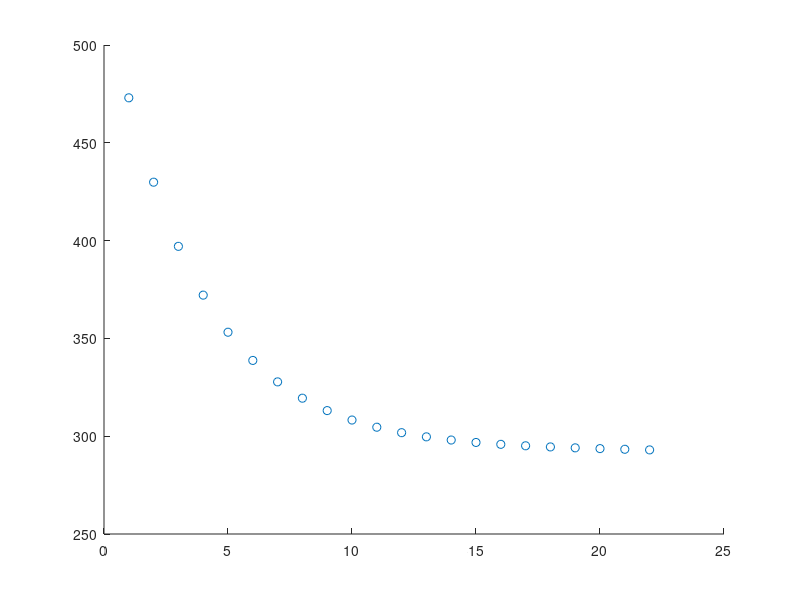

Reproduce this figure in MATLAB.
clc % czysci command window
clear all % zabija zmienne
close all % 

h_c = 40;
P = 0.0157;
k = 240;
A_c = 1.964 * power(10, -5);
L = 0.5;
T_0 = 473;
T_L = 293;
T_s = 293;
Beta = h_c*P/k/A_c;


rozmiar = 20;
h = L/(rozmiar+1);

for i=1:rozmiar
    for j = 1:rozmiar
        if(i==j)
            A(i, j) = -(2+power(h,2)*Beta);
        end
        if(abs(i-j)==1)
            A(i,j) = 1;
        end
    end
end
A

B = repmat(-power(h,2)*Beta*T_s,rozmiar,1);
B(1,1) = -(power(h,2)*Beta*T_s + T_0);
B(rozmiar, 1) = -(power(h,2)*Beta*T_s + T_L);
B
T = A\B
x = 1:(rozmiar+2)

T = [T_0 T' T_L];

scatter(x, T)
